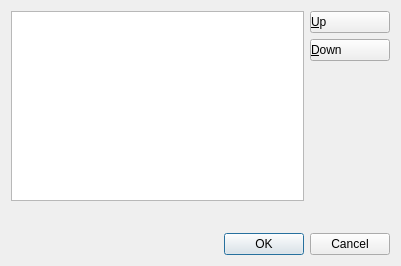
<?xml version="1.0" encoding="UTF-8"?>
<ui version="4.0">
 <class>Post2dWindowCellFlagSettingDialog</class>
 <widget class="QDialog" name="Post2dWindowCellFlagSettingDialog">
  <property name="geometry">
   <rect>
    <x>0</x>
    <y>0</y>
    <width>401</width>
    <height>266</height>
   </rect>
  </property>
  <property name="windowTitle">
   <string>Cell Attributes</string>
  </property>
  <layout class="QVBoxLayout" name="verticalLayout">
   <item>
    <layout class="QHBoxLayout" name="horizontalLayout">
     <item>
      <widget class="QTableWidget" name="tableWidget"/>
     </item>
     <item>
      <layout class="QVBoxLayout" name="verticalLayout_2">
       <item>
        <widget class="QPushButton" name="upButton">
         <property name="styleSheet">
          <string notr="true">text-align: left;</string>
         </property>
         <property name="text">
          <string>&amp;Up</string>
         </property>
         <property name="icon">
          <iconset resource="../../../guibase/guibase.qrc">
           <normaloff>:/libs/guibase/images/iconItemMoveUp.png</normaloff>:/libs/guibase/images/iconItemMoveUp.png</iconset>
         </property>
        </widget>
       </item>
       <item>
        <widget class="QPushButton" name="downButton">
         <property name="styleSheet">
          <string notr="true">text-align: left</string>
         </property>
         <property name="text">
          <string>&amp;Down</string>
         </property>
         <property name="icon">
          <iconset resource="../../../guibase/guibase.qrc">
           <normaloff>:/libs/guibase/images/iconItemMoveDown.png</normaloff>:/libs/guibase/images/iconItemMoveDown.png</iconset>
         </property>
        </widget>
       </item>
       <item>
        <spacer name="verticalSpacer">
         <property name="orientation">
          <enum>Qt::Vertical</enum>
         </property>
         <property name="sizeHint" stdset="0">
          <size>
           <width>20</width>
           <height>40</height>
          </size>
         </property>
        </spacer>
       </item>
      </layout>
     </item>
    </layout>
   </item>
   <item>
    <layout class="QHBoxLayout" name="horizontalLayout_2">
     <item>
      <widget class="TransparencyWidget" name="transparencyWidget" native="true"/>
     </item>
     <item>
      <spacer name="horizontalSpacer">
       <property name="orientation">
        <enum>Qt::Horizontal</enum>
       </property>
       <property name="sizeHint" stdset="0">
        <size>
         <width>40</width>
         <height>20</height>
        </size>
       </property>
      </spacer>
     </item>
    </layout>
   </item>
   <item>
    <widget class="QDialogButtonBox" name="buttonBox">
     <property name="orientation">
      <enum>Qt::Horizontal</enum>
     </property>
     <property name="standardButtons">
      <set>QDialogButtonBox::Cancel|QDialogButtonBox::Ok</set>
     </property>
    </widget>
   </item>
  </layout>
 </widget>
 <customwidgets>
  <customwidget>
   <class>TransparencyWidget</class>
   <extends>QWidget</extends>
   <header>guibase/transparencywidget.h</header>
   <container>1</container>
  </customwidget>
 </customwidgets>
 <resources>
  <include location="../../../guibase/guibase.qrc"/>
 </resources>
 <connections>
  <connection>
   <sender>buttonBox</sender>
   <signal>accepted()</signal>
   <receiver>Post2dWindowCellFlagSettingDialog</receiver>
   <slot>accept()</slot>
   <hints>
    <hint type="sourcelabel">
     <x>248</x>
     <y>254</y>
    </hint>
    <hint type="destinationlabel">
     <x>157</x>
     <y>274</y>
    </hint>
   </hints>
  </connection>
  <connection>
   <sender>buttonBox</sender>
   <signal>rejected()</signal>
   <receiver>Post2dWindowCellFlagSettingDialog</receiver>
   <slot>reject()</slot>
   <hints>
    <hint type="sourcelabel">
     <x>316</x>
     <y>260</y>
    </hint>
    <hint type="destinationlabel">
     <x>286</x>
     <y>274</y>
    </hint>
   </hints>
  </connection>
 </connections>
</ui>
